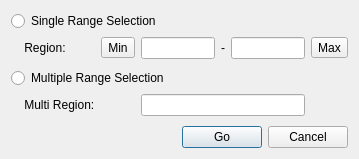
<?xml version="1.0" encoding="UTF-8"?>
<ui version="4.0">
 <class>RangeSelectionDialog</class>
 <widget class="QDialog" name="RangeSelectionDialog">
  <property name="geometry">
   <rect>
    <x>0</x>
    <y>0</y>
    <width>359</width>
    <height>159</height>
   </rect>
  </property>
  <property name="windowTitle">
   <string>Region Selection</string>
  </property>
  <layout class="QGridLayout" name="gridLayout_2">
   <item row="0" column="0">
    <layout class="QGridLayout" name="gridLayout">
     <item row="1" column="0">
      <widget class="QLabel" name="labelS1">
       <property name="sizePolicy">
        <sizepolicy hsizetype="Preferred" vsizetype="Preferred">
         <horstretch>0</horstretch>
         <verstretch>0</verstretch>
        </sizepolicy>
       </property>
       <property name="layoutDirection">
        <enum>Qt::LeftToRight</enum>
       </property>
       <property name="text">
        <string>    Region:</string>
       </property>
       <property name="alignment">
        <set>Qt::AlignLeading|Qt::AlignLeft|Qt::AlignVCenter</set>
       </property>
      </widget>
     </item>
     <item row="0" column="0" colspan="6">
      <widget class="QRadioButton" name="singleButton">
       <property name="text">
        <string>Single Range Selection</string>
       </property>
       <attribute name="buttonGroup">
        <string>buttonGroup</string>
       </attribute>
      </widget>
     </item>
     <item row="3" column="0" colspan="6">
      <widget class="QRadioButton" name="miltipleButton">
       <property name="text">
        <string>Multiple Range Selection</string>
       </property>
       <attribute name="buttonGroup">
        <string>buttonGroup</string>
       </attribute>
      </widget>
     </item>
     <item row="1" column="2">
      <widget class="QLineEdit" name="startEdit"/>
     </item>
     <item row="1" column="3">
      <widget class="QLabel" name="labelS2">
       <property name="sizePolicy">
        <sizepolicy hsizetype="Minimum" vsizetype="Preferred">
         <horstretch>0</horstretch>
         <verstretch>0</verstretch>
        </sizepolicy>
       </property>
       <property name="text">
        <string>-</string>
       </property>
      </widget>
     </item>
     <item row="1" column="4">
      <widget class="QLineEdit" name="endEdit"/>
     </item>
     <item row="4" column="0">
      <widget class="QLabel" name="labelM1">
       <property name="sizePolicy">
        <sizepolicy hsizetype="Preferred" vsizetype="Preferred">
         <horstretch>0</horstretch>
         <verstretch>0</verstretch>
        </sizepolicy>
       </property>
       <property name="text">
        <string>    Multi Region:</string>
       </property>
       <property name="alignment">
        <set>Qt::AlignLeading|Qt::AlignLeft|Qt::AlignVCenter</set>
       </property>
      </widget>
     </item>
     <item row="4" column="2" colspan="3">
      <widget class="QLineEdit" name="multipleRegionEdit">
       <property name="toolTip">
        <string>Input Format: 1..10,50..60</string>
       </property>
      </widget>
     </item>
     <item row="2" column="0" colspan="6">
      <spacer name="verticalSpacer_2">
       <property name="orientation">
        <enum>Qt::Vertical</enum>
       </property>
       <property name="sizeHint" stdset="0">
        <size>
         <width>20</width>
         <height>40</height>
        </size>
       </property>
      </spacer>
     </item>
     <item row="1" column="1">
      <widget class="QToolButton" name="minButton">
       <property name="text">
        <string>Min</string>
       </property>
      </widget>
     </item>
     <item row="1" column="5">
      <widget class="QToolButton" name="maxButton">
       <property name="text">
        <string>Max</string>
       </property>
      </widget>
     </item>
    </layout>
   </item>
   <item row="2" column="0">
    <layout class="QHBoxLayout" name="horizontalLayout">
     <item>
      <spacer name="horizontalSpacer">
       <property name="orientation">
        <enum>Qt::Horizontal</enum>
       </property>
       <property name="sizeHint" stdset="0">
        <size>
         <width>40</width>
         <height>20</height>
        </size>
       </property>
      </spacer>
     </item>
     <item>
      <widget class="QPushButton" name="okButton">
       <property name="text">
        <string>Go</string>
       </property>
       <property name="default">
        <bool>true</bool>
       </property>
      </widget>
     </item>
     <item>
      <widget class="QPushButton" name="cancelButton">
       <property name="text">
        <string>Cancel</string>
       </property>
      </widget>
     </item>
    </layout>
   </item>
   <item row="1" column="0">
    <spacer name="verticalSpacer">
     <property name="orientation">
      <enum>Qt::Vertical</enum>
     </property>
     <property name="sizeHint" stdset="0">
      <size>
       <width>20</width>
       <height>40</height>
      </size>
     </property>
    </spacer>
   </item>
  </layout>
 </widget>
 <resources/>
 <connections>
  <connection>
   <sender>okButton</sender>
   <signal>clicked()</signal>
   <receiver>RangeSelectionDialog</receiver>
   <slot>accept()</slot>
   <hints>
    <hint type="sourcelabel">
     <x>268</x>
     <y>277</y>
    </hint>
    <hint type="destinationlabel">
     <x>199</x>
     <y>149</y>
    </hint>
   </hints>
  </connection>
  <connection>
   <sender>cancelButton</sender>
   <signal>clicked()</signal>
   <receiver>RangeSelectionDialog</receiver>
   <slot>reject()</slot>
   <hints>
    <hint type="sourcelabel">
     <x>351</x>
     <y>277</y>
    </hint>
    <hint type="destinationlabel">
     <x>199</x>
     <y>149</y>
    </hint>
   </hints>
  </connection>
 </connections>
 <buttongroups>
  <buttongroup name="buttonGroup"/>
 </buttongroups>
</ui>
